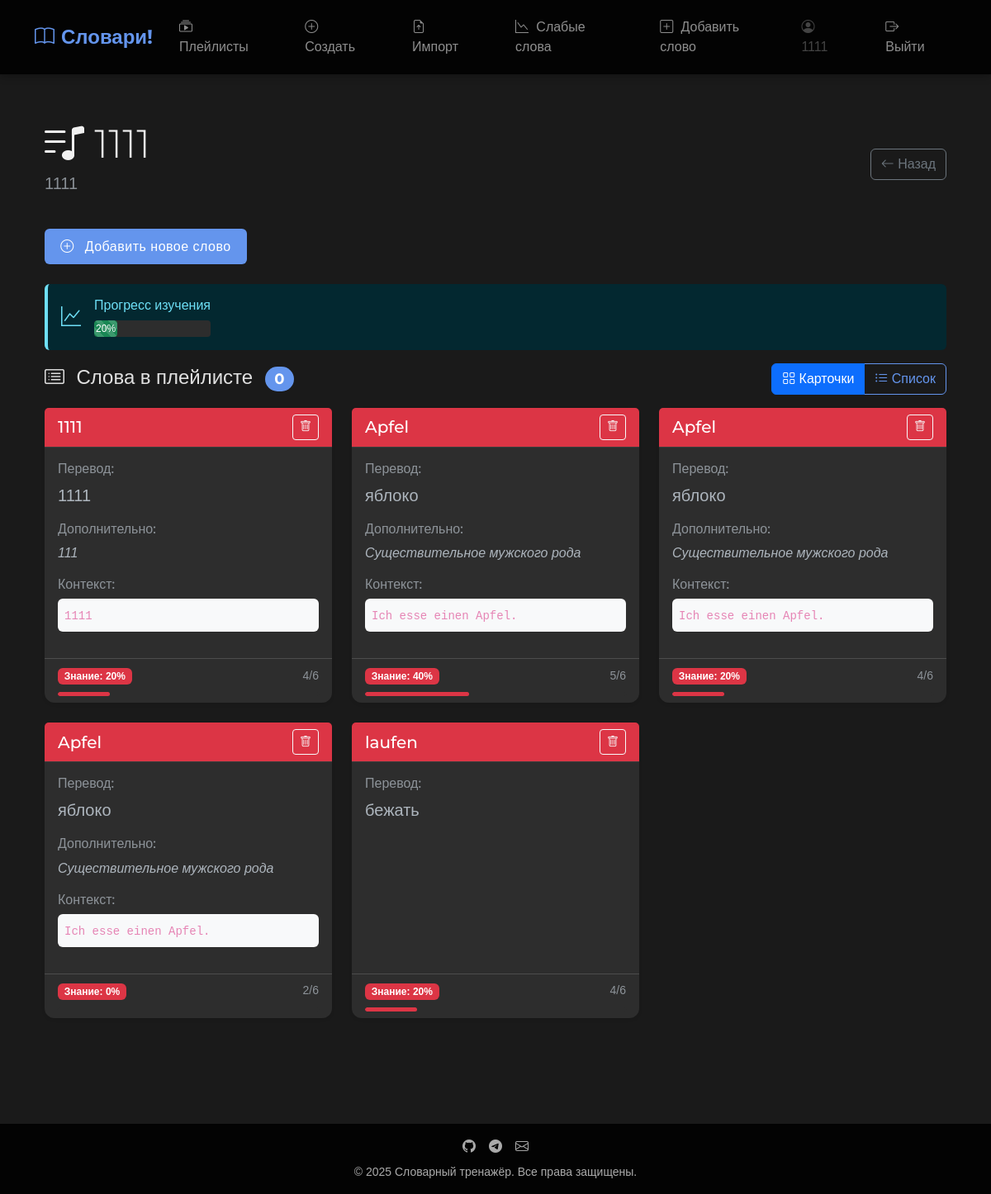
The page /playlists/7/ (signed in) on the database its author committed.
### playlist/models.py (models this page shows, shortened)
class Playlist(models.Model):
    user = models.ForeignKey(User, on_delete=models.CASCADE, related_name='playlists')
    title = models.CharField(max_length=255)
    description = models.TextField(blank=True)
    created_at = models.DateTimeField(auto_now_add=True)
    last_reviewed_at = models.DateTimeField(null=True, blank=True)
    def __str__(self):
        return self.title

class Word(models.Model):
    word = models.CharField(max_length=100)
    translation = models.CharField(max_length=255)
    details = models.TextField(help_text="Подробная информация о слове")
    context = models.TextField(help_text="Слово в контексте")
    playlists = models.ForeignKey(Playlist, on_delete=models.CASCADE, related_name='words')

### playlist/views.py (the view)
# urls.py: path('playlists/<int:pk>/', views.playlist_detail, name='playlist_detail'),
@login_required
def playlist_detail(request, pk):
    playlist = get_object_or_404(Playlist, pk=pk, user=request.user)
    words = playlist.words.all()
    user = request.user
    if not words.exists():
        playlist_progress = None  # Прогресс не вычисляется
        word_stats = []
    else:
        word_stats = []
        total_total = 0
        total_known = 0
        for word in words:
            result = WordResult.objects.filter(user=user, word=word).first()
            known = result.known_count if result else 0
            unknown = result.unknown_count if result else 0
            total = 100 if ((known - unknown) * 10) >= 100 else ((known - unknown) * 10)
            percent_known = total if total > 0 else 0
            word_stats.append({
                'word': word,
                'known': known,
                'unknown': unknown,
                'percent_known': percent_known,
            })
            if total > 0:
                total_known += known - unknown
            total_total += 1
        if total_total > 0:
            playlist_progress = 100 if (total_known / total_total * 10) >= 100 else round(total_known / total_total * 10)
        else:
            playlist_progress = 0
    if request.method == 'POST':
        form = WordForm(request.POST, user=request.user)
        if form.is_valid():
            word = form.save(commit=False)
            word.playlists = playlist
            word.save()
            return redirect('playlist_detail', pk=playlist.pk)
    else:
        form = WordForm(user=request.user)
    return render(request, 'playlist/playlist_detail.html', {
        'playlist': playlist,
        'word_stats': word_stats,
        'playlist_progress': playlist_progress,
        'form': form
    })

### playlist/forms.py (called while the page is built)
    def apply_bootstrap_classes(self):
        for field in self.fields.values():
            field.widget.attrs.update({'class': 'form-control'})

### playlist/templates/playlist/playlist_detail.html (shortened to what this page needs)
{% extends "base.html" %}
{% block content %}
<div class="container py-4">
    <div class="d-flex justify-content-between align-items-center mb-4">
        <div>
            <h1 class="display-5 mb-1">
                <i class="bi bi-music-note-list"></i> {{ playlist.title }}
            </h1>
            <p class="lead text-muted">{{ playlist.description }}</p>
        </div>
        <a href="{% url 'playlist_list' %}" class="btn btn-outline-secondary">
            <i class="bi bi-arrow-left"></i> Назад
        </a>
    </div>
    <div class="mb-4">
        <button class="btn btn-primary" type="button" data-bs-toggle="collapse" data-bs-target="#addWordForm" aria-expanded="false" aria-controls="addWordForm">
            <i class="bi bi-plus-circle me-2"></i> Добавить новое слово
        </button>
    </div>
    {% if playlist_progress is not None %}
    <div class="alert alert-info d-flex align-items-center">
        <i class="bi bi-graph-up me-3 fs-4"></i>
        <div>
            <h4 class="alert-heading h6 mb-1">Прогресс изучения</h4>
            <div class="progress mt-2" style="height: 20px;">
                <div class="progress-bar bg-success progress-bar-striped progress-bar-animated"
                     role="progressbar"
                     style="width: {{ playlist_progress }}%"
                     aria-valuenow="{{ playlist_progress }}"
                     aria-valuemin="0"
                     aria-valuemax="100">
                    {{ playlist_progress }}%
                </div>
            </div>
        </div>
    </div>
    {% endif %}
    <div class="mb-5">
        <div class="d-flex justify-content-between align-items-center mb-3">
            <h2 class="h4 mb-0">
                <i class="bi bi-card-list me-2"></i> Слова в плейлисте
                <span class="badge bg-primary rounded-pill ms-2">{{ words|length }}</span>
            </h2>
            <div class="btn-group" role="group" aria-label="View mode toggle">
                <button type="button" class="btn btn-outline-primary view-mode-btn active" data-viewmode="cards">
                    <i class="bi bi-grid"></i> Карточки
                </button>
                <button type="button" class="btn btn-outline-primary view-mode-btn" data-viewmode="list">
                    <i class="bi bi-list-ul"></i> Список
                </button>
            </div>
        </div>
        {% if not word_stats %}
        <div class="alert alert-info">
            <i class="bi bi-info-circle me-2"></i> В этом плейлисте пока нет слов.
        </div>
        {% else %}
        <div id="cards-view" class="view-mode-content">
            <div class="row row-cols-1 row-cols-md-2 row-cols-lg-3 g-4">
                {% for word_data in word_stats %}
                    {% with word=word_data.word %}
                    <div class="col">
                        <div class="card h-100 shadow-sm border-{% if word_data.percent_known >= 80 %}success{% elif word_data.percent_known >= 50 %}warning{% else %}danger{% endif %}">
                            <div class="card-header d-flex justify-content-between align-items-center bg-{% if word_data.percent_known >= 80 %}success{% elif word_data.percent_known >= 50 %}warning{% else %}danger{% endif %} text-white">
                                <h3 class="h5 mb-0">{{ word.word }}</h3>
                                <div>
                                    <a href="{% url 'remove_word_from_playlist' playlist.pk word.pk %}"
                                       class="btn btn-sm btn-outline-light"
                                       onclick="return confirm('Удалить слово из плейлиста?')"
                                       data-bs-toggle="tooltip" data-bs-placement="top" title="Удалить">
                                        <i class="bi bi-trash"></i>
                                    </a>
                                </div>
                            </div>
                            <div class="card-body">
                                <div class="mb-3">
                                    <h4 class="h6 text-muted">Перевод:</h4>
                                    <p class="mb-0 fs-5">{{ word.translation }}</p>
                                </div>
                                {% if word.details %}
                                <div class="mb-3">
                                    <h4 class="h6 text-muted">Дополнительно:</h4>
                                    <p class="mb-0"><em>{{ word.details }}</em></p>
                                </div>
                                {% endif %}
                                {% if word.context %}
                                <div class="mb-3">
                                    <h4 class="h6 text-muted">Контекст:</h4>
                                    <div class="p-2 bg-light rounded">
                                        <code>{{ word.context }}</code>
                                    </div>
                                </div>
                                {% endif %}
                            </div>
                            <div class="card-footer bg-transparent">
                                {% if word_data.percent_known is not None %}
                                <div class="d-flex justify-content-between align-items-center">
                                    <div>
                                        <span class="badge bg-{% if word_data.percent_known >= 80 %}success{% elif word_data.percent_known >= 50 %}warning{% else %}danger{% endif %}">
                                            Знание: {{ word_data.percent_known }}%
                                        </span>
                                    </div>
                                    <small class="text-muted">{{ word_data.known }}/{{ word_data.known|add:word_data.unknown }}</small>
                                </div>
                                <div class="progress mt-2" style="height: 5px;">
                                    <div class="progress-bar bg-{% if word_data.percent_known >= 80 %}success{% elif word_data.percent_known >= 50 %}warning{% else %}danger{% endif %}"
                                         role="progressbar"
                                         style="width: {{ word_data.percent_known }}%"
                                         aria-valuenow="{{ word_data.percent_known }}"
                                         aria-valuemin="0"
                                         aria-valuemax="100">
                                    </div>
                                </div>
                                {% endif %}
                            </div>
                        </div>
                    </div>
                    {% endwith %}
                {% endfor %}
            </div>
        </div>
        {% endif %}
    </div>
</div>
{% endblock %}

### templates/base.html (shortened to what this page needs)
{% load static %}
<!DOCTYPE html>
<html lang="ru" data-bs-theme="dark">
<head>
    <link href="https://cdn.jsdelivr.net/npm/bootstrap@5.3.0/dist/css/bootstrap.min.css" rel="stylesheet">
    <link rel="stylesheet" href="https://cdn.jsdelivr.net/npm/bootstrap-icons@1.10.0/font/bootstrap-icons.css">
    <link rel="stylesheet" href="{% static 'css/base.css' %}">
</head>
<body>
    <nav class="navbar navbar-expand-lg navbar-dark">
        <div class="container">
            <a class="navbar-brand d-flex align-items-center" href="{% url 'playlist_list' %}">
                <i class="bi bi-book me-2"></i>Словари!
            </a>
            <div class="collapse navbar-collapse" id="navbarNav">
                <ul class="navbar-nav me-auto">
                    <li class="nav-item">
                        <a class="nav-link" href="{% url 'playlist_list' %}">
                            <i class="bi bi-collection-play"></i> Плейлисты
                        </a>
                    </li>
                    <li class="nav-item">
                        <a class="nav-link" href="{% url 'create_playlist' %}">
                            <i class="bi bi-plus-circle"></i> Создать
                        </a>
                    </li>
                    <li class="nav-item">
                        <a class="nav-link" href="{% url 'bulk_upload_words' %}">
                            <i class="bi bi-file-earmark-arrow-up"></i> Импорт
                        </a>
                    </li>
                    <li class="nav-item">
                        <a class="nav-link" href="{% url 'weak_words_game' %}">
                            <i class="bi bi-graph-down"></i> Слабые слова
                        </a>
                    </li>
                    <li class="nav-item">
                        <a class="nav-link" href="{% url 'create_word' %}">
                            <i class="bi bi-plus-square"></i> Добавить слово
                        </a>
                    </li>
                </ul>
                <ul class="navbar-nav ms-auto">
                    {% if user.is_authenticated %}
                        <li class="nav-item">
                            <span class="nav-link disabled"><i class="bi bi-person-circle"></i> {{ user.username }}</span>
                        </li>
                        <li class="nav-item">
                            <a class="nav-link" href="{% url 'logout' %}"><i class="bi bi-box-arrow-right"></i> Выйти</a>
                        </li>
                    {% endif %}
                </ul>
            </div>
        </div>
    </nav>
    <main class="container flex-grow-1 mb-4 fade-in">
        {% block content %}{% endblock %}
    </main>
    <footer class="py-3 mt-auto">
        <div class="container text-center">
            <div class="d-flex justify-content-center mb-2">
                <a href="#" class="text-secondary mx-2"><i class="bi bi-github"></i></a>
                <a href="#" class="text-secondary mx-2"><i class="bi bi-telegram"></i></a>
                <a href="#" class="text-secondary mx-2"><i class="bi bi-envelope"></i></a>
            </div>
            <p class="mb-0 small">&copy; 2025 Словарный тренажёр. Все права защищены.</p>
        </div>
    </footer>
</body>
</html>

### static/css/base.css (style rules this page uses)
body { font-family: Arial, sans-serif; margin: 0; padding: 0; background: #fafafa; }
nav { background: #333; color: white; padding: 10px; }
nav ul { list-style: none; display: flex; gap: 15px; }
nav ul li a { color: white; text-decoration: none; }
footer { text-align: center; padding: 20px; background: #eee; margin-top: 40px; }

### templates/base.html (style rules this page uses)
:root { --bs-body-bg: #1a1a1a; --bs-dark-bg: #121212; --bs-primary-rgb: 100, 149, 237; --bs-secondary-rgb: 169, 169, 169; --bs-body-font-family: 'Roboto', sans-serif; --bs-heading-font-family: 'Montserrat', sans-serif; }
body { background-color: var(--bs-body-bg); color: #e0e0e0; display: flex; flex-direction: column; min-height: 100vh; }
.navbar { background-color: rgba(0, 0, 0, 0.85) !important; backdrop-filter: blur(10px); box-shadow: 0 2px 10px rgba(0, 0, 0, 0.3); padding: 0.8rem 0; }
.navbar-brand { font-family: var(--bs-heading-font-family); font-weight: 700; font-size: 1.5rem; color: cornflowerblue !important; }
.nav-link { font-weight: 500; padding: 0.5rem 1rem !important; border-radius: 0.5rem; transition: all 0.3s ease; }
.nav-link i { margin-right: 0.3rem; }
main { padding-top: 2rem; padding-bottom: 2rem; }
.card { background-color: #2d2d2d; border: none; border-radius: 0.75rem; box-shadow: 0 4px 20px rgba(0, 0, 0, 0.25); transition: transform 0.3s ease, box-shadow 0.3s ease; }
.card-header { background-color: #252525; border-bottom: 1px solid #3d3d3d; }
.btn-primary { background-color: cornflowerblue; border: none; padding: 0.6rem 1.2rem; font-weight: 500; letter-spacing: 0.5px; }
.btn-outline-primary { color: cornflowerblue; border-color: cornflowerblue; }
footer { background-color: rgba(0, 0, 0, 0.85); backdrop-filter: blur(10px); color: #aaa; padding: 1.5rem 0; margin-top: auto; }
h1, h2, h3, h4, h5, h6 { font-family: var(--bs-heading-font-family); font-weight: 600; color: #f0f0f0; }
.alert { border: none; border-left: 4px solid; }
.progress { height: 8px; background-color: #2d2d2d; border-radius: 4px; }
.progress-bar { border-radius: 4px; }
.fade-in { animation: fadeIn 0.5s ease-out forwards; }

### playlist/templates/playlist/playlist_detail.html (style rules this page uses)
.view-mode-btn.active { background-color: #0d6efd; color: white; }

### rows shown on the page
Playlist: title "1111", description "1111"
Word: word.word "1111", word.translation "1111", word.details "111", word.context "1111", percent_known "20", known "4", known|add "6"
Word: word.word "Apfel", word.translation "яблоко", word.details "Существительное мужского рода", word.context "Ich esse einen Apfel.", percent_known "40", known "5", known|add "6"
Word: word.word "Apfel", word.translation "яблоко", word.details "Существительное мужского рода", word.context "Ich esse einen Apfel.", percent_known "20", known "4", known|add "6"
Word: word.word "Apfel", word.translation "яблоко", word.details "Существительное мужского рода", word.context "Ich esse einen Apfel.", percent_known "0", known "2", known|add "6"
Word: word.word "laufen", word.translation "бежать", percent_known "20", known "4", known|add "6"

### other values the page prints
{{ user.username }} "1111"
{{ playlist_progress }} "20"
{{ words|length }} "0"
